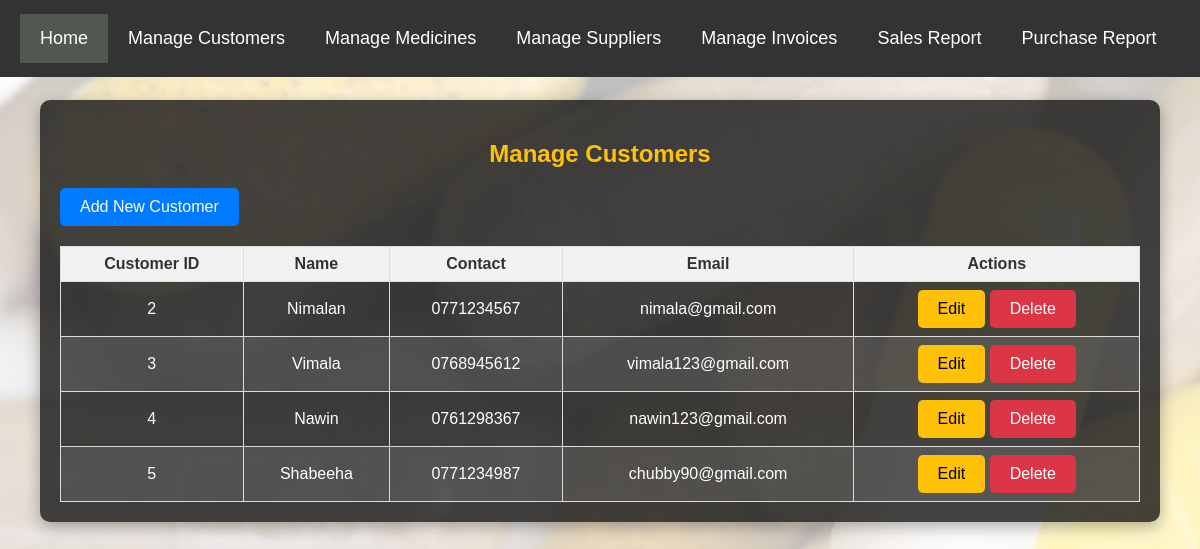
The page /manage_customer.php (signed in) on the database its author committed.
### tables this page shows
CREATE TABLE `customers` (
  `customer_id` int(11) NOT NULL,
  `name` varchar(100) DEFAULT NULL,
  `contact` varchar(20) DEFAULT NULL,
  `email` varchar(50) DEFAULT NULL
);

### public/manage_customer.php (the view, shortened to what this page needs)
<?php
include('../includes/db.php');
$sql = "SELECT * FROM customers";
$result = $conn->query($sql);
?>
<!DOCTYPE html>
<html lang="en">
<head>
</head>
<body>
<div class="navbar">
    <a href="dashboard.php" class="active">Home</a>
    <a href="manage_customer.php">Manage Customers</a>
    <a href="manage_medicine.php">Manage Medicines</a>
    <a href="manage_supplier.php">Manage Suppliers</a>
    <a href="manage_invoice.php">Manage Invoices</a>
    <a href="sales_report.php">Sales Report</a>
    <a href="purchase_report.php">Purchase Report</a>
</div>
<div class="container">
    <h2>Manage Customers</h2>
    <a href="add_customer.php" class="btn btn-primary">Add New Customer</a>
    <table class="table">
        <thead>
            <tr>
                <th>Customer ID</th>
                <th>Name</th>
                <th>Contact</th>
                <th>Email</th>
                <th>Actions</th>
            </tr>
        </thead>
        <tbody>
            <?php
            if ($result->num_rows > 0) {
                while ($row = $result->fetch_assoc()) {
                    echo "<tr>";
                    echo "<td>" . $row['customer_id'] . "</td>";
                    echo "<td>" . $row['name'] . "</td>";
                    echo "<td>" . $row['contact'] . "</td>";
                    echo "<td>" . $row['email'] . "</td>";
                    echo "<td>
                            <a href='edit_customer.php?customer_id=" . $row['customer_id'] . "' class='btn btn-warning'>Edit</a>
                            <a href='?delete=" . $row['customer_id'] . "' class='btn btn-danger' onclick='return confirm(\"Are you sure you want to delete this customer?\")'>Delete</a>
                          </td>";
                    echo "</tr>";
                }
            } else {
                echo "<tr><td colspan='5'>No customers found.</td></tr>";
            }
            ?>
        </tbody>
    </table>
</div>
</body>
</html>

### public/manage_customer.php (style rules this page uses)
body { background-image: url('../images/cap.jpg'); background-repeat: no-repeat; background-attachment: fixed; background-size: cover; background-position: center; font-family: Verdana, sans-serif; color: #fff; margin: 0; padding: 0; }
.navbar { background-color: #333; overflow: hidden; padding: 14px 20px; position: fixed; width: 100%; top: 0; left: 0; z-index: 9999; }
.navbar a { float: left; display: block; color: #fff; text-align: center; padding: 14px 20px; text-decoration: none; font-size: 18px; font-family: Verdana, sans-serif; }
.navbar a.active { background-color: #505850; color: white; }
.container { margin: 100px auto; padding: 20px; width: 90%; background-color: rgba(22, 22, 22, 0.8); border-radius: 10px; box-shadow: 0 5px 15px rgba(0, 0, 0, 0.3); }
h2 { text-align: center; margin-bottom: 20px; color: #ffc107; }
.btn { display: inline-block; padding: 10px 20px; font-size: 16px; color: #fff; text-decoration: none; border-radius: 5px; transition: background-color 0.3s ease; }
.btn-primary { background-color: #007bff; }
.btn-warning { background-color: #ffc107; color: #000; }
.btn-danger { background-color: #dc3545; }
.table { width: 100%; border-collapse: collapse; margin-top: 20px; }
.table th, .table td { border: 1px solid #ddd; padding: 8px; text-align: center; }
.table th { background-color: #f2f2f2; color: #333; }
.table tr:nth-child(even) { background-color: rgba(255, 255, 255, 0.1); }

### rows shown on the page
customers: customer_id "2", name "Nimalan", contact "0771234567", email "nimala@gmail.com"
customers: customer_id "3", name "Vimala", contact "0768945612", email "vimala123@gmail.com"
customers: customer_id "4", name "Nawin", contact "0761298367", email "nawin123@gmail.com"
customers: customer_id "5", name "Shabeeha", contact "0771234987", email "chubby90@gmail.com"
